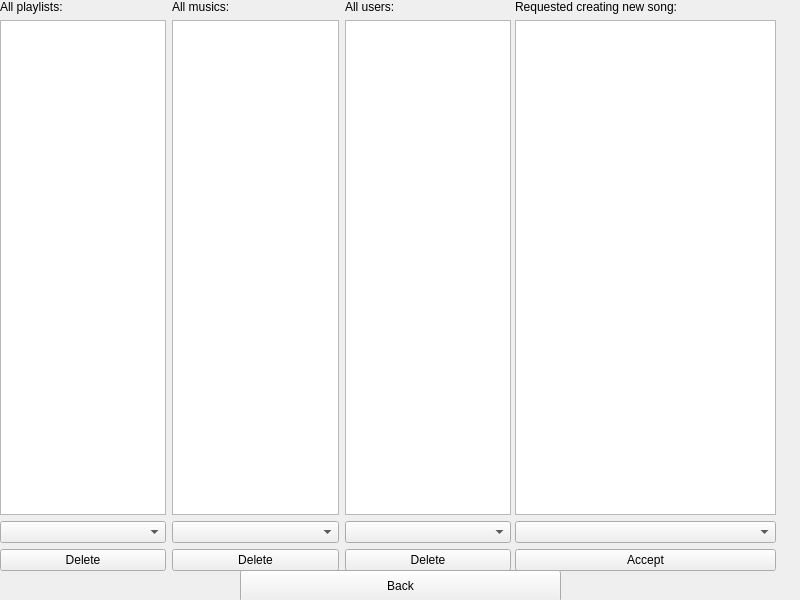
<?xml version="1.0" encoding="UTF-8"?>
<ui version="4.0">
 <class>manage_user_form</class>
 <widget class="QWidget" name="manage_user_form">
  <property name="geometry">
   <rect>
    <x>0</x>
    <y>0</y>
    <width>800</width>
    <height>600</height>
   </rect>
  </property>
  <property name="windowTitle">
   <string>Form</string>
  </property>
  <widget class="QWidget" name="horizontalLayoutWidget">
   <property name="geometry">
    <rect>
     <x>0</x>
     <y>0</y>
     <width>511</width>
     <height>571</height>
    </rect>
   </property>
   <layout class="QHBoxLayout" name="horizontalLayout">
    <item>
     <layout class="QVBoxLayout" name="verticalLayout">
      <item>
       <widget class="QLabel" name="label">
        <property name="text">
         <string>All playlists: </string>
        </property>
       </widget>
      </item>
      <item>
       <widget class="QListWidget" name="playlist_widget"/>
      </item>
      <item>
       <widget class="QComboBox" name="playlist_combo"/>
      </item>
      <item>
       <widget class="QPushButton" name="playlist_button">
        <property name="text">
         <string>Delete</string>
        </property>
       </widget>
      </item>
     </layout>
    </item>
    <item>
     <layout class="QVBoxLayout" name="verticalLayout_2">
      <item>
       <widget class="QLabel" name="label_2">
        <property name="text">
         <string>All musics:</string>
        </property>
       </widget>
      </item>
      <item>
       <widget class="QListWidget" name="music_widget"/>
      </item>
      <item>
       <widget class="QComboBox" name="music_combo"/>
      </item>
      <item>
       <widget class="QPushButton" name="music_button">
        <property name="text">
         <string>Delete</string>
        </property>
       </widget>
      </item>
     </layout>
    </item>
    <item>
     <layout class="QVBoxLayout" name="verticalLayout_3">
      <item>
       <widget class="QLabel" name="label_3">
        <property name="text">
         <string>All users: </string>
        </property>
       </widget>
      </item>
      <item>
       <widget class="QListWidget" name="user_widget"/>
      </item>
      <item>
       <widget class="QComboBox" name="user_combo"/>
      </item>
      <item>
       <widget class="QPushButton" name="user_button">
        <property name="text">
         <string>Delete</string>
        </property>
       </widget>
      </item>
     </layout>
    </item>
   </layout>
  </widget>
  <widget class="QWidget" name="verticalLayoutWidget_4">
   <property name="geometry">
    <rect>
     <x>515</x>
     <y>0</y>
     <width>261</width>
     <height>571</height>
    </rect>
   </property>
   <layout class="QVBoxLayout" name="verticalLayout_4">
    <item>
     <widget class="QLabel" name="label_4">
      <property name="text">
       <string>Requested creating new song:</string>
      </property>
     </widget>
    </item>
    <item>
     <widget class="QListWidget" name="request_widget"/>
    </item>
    <item>
     <widget class="QComboBox" name="request_combo"/>
    </item>
    <item>
     <widget class="QPushButton" name="accept_button">
      <property name="text">
       <string>Accept</string>
      </property>
     </widget>
    </item>
   </layout>
  </widget>
  <widget class="QPushButton" name="back_button">
   <property name="geometry">
    <rect>
     <x>240</x>
     <y>570</y>
     <width>321</width>
     <height>32</height>
    </rect>
   </property>
   <property name="text">
    <string>Back</string>
   </property>
  </widget>
 </widget>
 <resources/>
 <connections/>
</ui>
